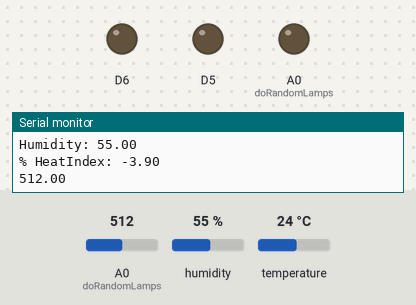
Simulated run of this sketch. Board: ESP8266 (NodeMCU). Parts: output pins drawn as LEDs (lit = HIGH), the last lines printed to the serial monitor. The inputs (shaded band) are chosen by the test bench; at power-on: A0 (doRandomLamps) = 512, humidity 55 %, temperature 24 °C. Random numbers use the default seed unless the sketch sets one; pins used as bus, display or sensor lines are not drawn.

Above: at 0.1 s.
At 17.2 s:
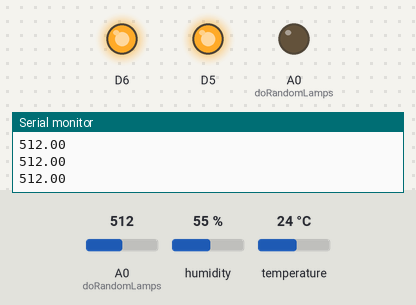
At 25.3 s:
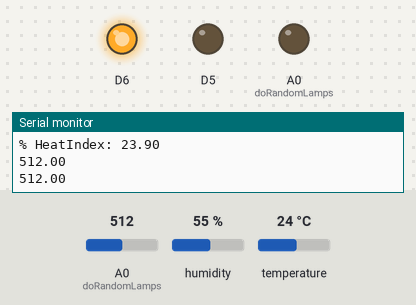
At 35.3 s:
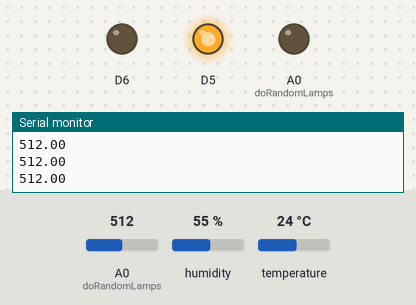
Timing chart, 0 to 40.0 s (numbered marks = the images above):
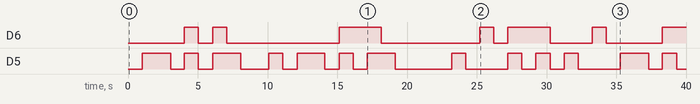

The sketch:

dht11.ino
```cpp
#include <DHT.h>
#define DHTTYPE DHT11
uint8_t DHTPin = D7;
DHT dht(DHTPin, DHTTYPE);

float Temperature, Humidity, HeatIndex;

void setup() {
  Serial.begin(115200);

  pinMode(D3, OUTPUT);
  pinMode(D5, OUTPUT);
  pinMode(D6, OUTPUT);
  pinMode(A0, OUTPUT);
}

void loop() {

  ReadDHT11();

  doRandomLamps();
  delay(1000);
  doRandomLamps();
  delay(1000);
  doRandomLamps();
  delay(1000);
}

void doRandomLamps()
{
  int A = random(999);
  int B = random(999);
  int C = random(999);
  int D = random(999);

  digitalWrite(D5, LOW);
  digitalWrite(D6, LOW);

  if (C > A and A < B)
  {
    digitalWrite(D5, HIGH);
  }
  if (B > C and B > A and C < A)
  {
    digitalWrite(D6, HIGH);
  }

  if (D > A and D > B and D > C)
  {
    digitalWrite(D3, HIGH);
    digitalWrite(D5, HIGH);
    digitalWrite(D6, HIGH);
  }


  float value = analogRead(A0);
  Serial.println(value);

  digitalWrite(D3, LOW);
  if (value > 60 && value < 300)
  {
    digitalWrite(D3, HIGH);
  }

}
```

sensoe.ino
```cpp
void ReadDHT11(){
  float temperature = round(dht.readTemperature()*10)/10;
  float humidity = round(dht.readHumidity()*10/10);
  float heatIndex = round(dht.computeHeatIndex(Temperature, Humidity, false)*10)/10;

  if(isnan(Temperature) || isnan(Humidity) || isnan(HeatIndex)) {
    Serial.println("DHT11 sensor error");
  }
  else {
    Temperature = temperature;
    Humidity = humidity;
    HeatIndex = heatIndex;

    Serial.println("Temp: " + String(Temperature) + ".C");
    Serial.println("Humidity: " + String(Humidity));
    Serial.println("% HeatIndex: " + String(HeatIndex) + "\n");
  }
}
```

Measured:
- by itself, D6: LOW → HIGH at 4.0 s, → LOW 1.0 s later, → HIGH 1.0 s later, → LOW 1.0 s later, … (13 changes in this stretch)
- by itself, D5: LOW → HIGH at 1.0 s, → LOW 2.0 s later, → HIGH 1.0 s later, → LOW 1.0 s later, … (26 changes in this stretch)
